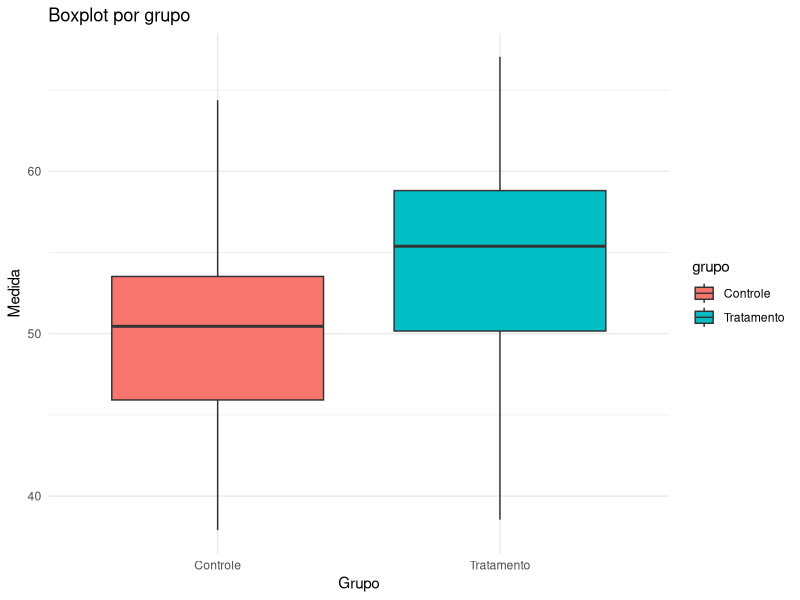

Generate this figure with R:
# Simular dados com dois grupos
dados <- data.frame(
  grupo = rep(c("Controle", "Tratamento"), each = 100),
  medida = c(stats::rnorm(100, mean = 50, sd = 5),
             stats::rnorm(100, mean = 55, sd = 7))
)

# Boxplot
ggplot2::ggplot(dados, ggplot2::aes(x = grupo, y = medida, fill = grupo)) +
  ggplot2::geom_boxplot() +
  ggplot2::labs(title = "Boxplot por grupo",
                x = "Grupo", y = "Medida") +
  ggplot2::theme_minimal()
